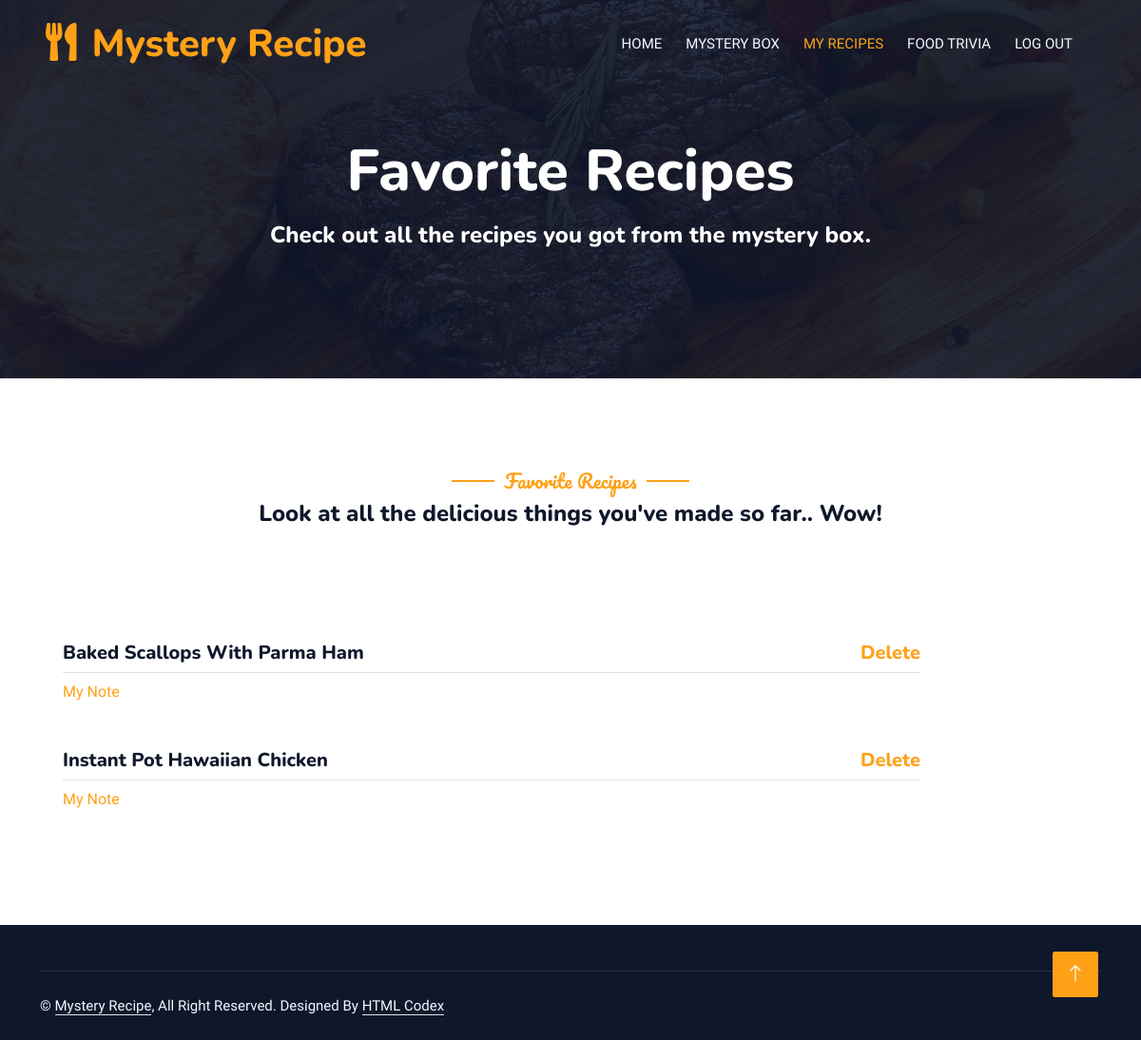
The page /myrecipes (signed in) on the database as committed earlier.
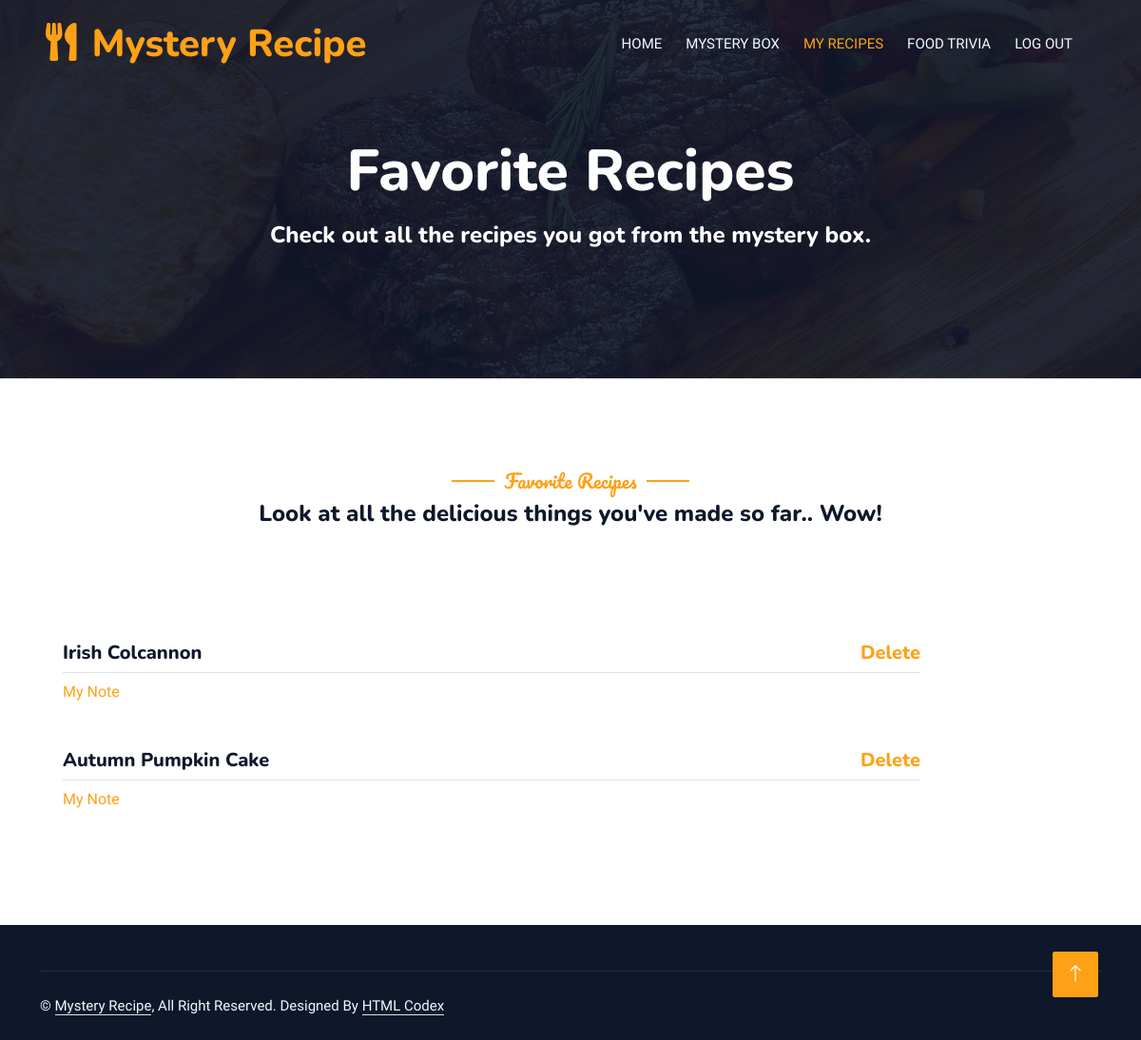
The same page on the database as committed later.
### main.py (models this page shows)
class Recipe(db.Model):
    id = db.Column(db.Integer, primary_key=True)
    recipe_name = db.Column(db.String(100))
    recipe_link = db.Column(db.String(200))
    user_id = db.Column(db.Integer, db.ForeignKey("user.id"))
    recipe_note = db.Column(db.String(500))

### main.py (the view)
@app.route("/myrecipes")
def my_recipes():
    all_recipe_data = Recipe.query.filter(Recipe.user_id == current_user.id).all()
    return render_template('my_recipes.html', all_recipe_data=all_recipe_data)

### main.py (called while the page is built)
@login_manager.user_loader
def load_user(user_id):
    return User.query.get(int(user_id))

### templates/my_recipes.html (shortened to what this page needs)
<!DOCTYPE html>
<html lang="en">
<head>
    <link href="https://cdnjs.cloudflare.com/ajax/libs/font-awesome/5.10.0/css/all.min.css" rel="stylesheet">
    <link href="https://cdn.jsdelivr.net/npm/bootstrap-icons@1.4.1/font/bootstrap-icons.css" rel="stylesheet">
	<link href="{{ url_for('static', filename='lib/animate/animate.min.css') }}" rel="stylesheet">
    <link href="{{ url_for('static', filename='lib/owlcarousel/assets/owl.carousel.min.css') }}" rel="stylesheet">
    <link href="{{ url_for('static', filename='lib/tempusdominus/css/tempusdominus-bootstrap-4.min.css') }}" rel="stylesheet" />
	<link href="{{ url_for('static', filename='css/bootstrap.min.css') }}" rel="stylesheet">
    <link href="{{ url_for('static', filename='css/style.css') }}" rel="stylesheet">
</head>
<body>
    <div class="container-xxl bg-white p-0">
        <div class="container-xxl position-relative p-0">
            <nav class="navbar navbar-expand-lg navbar-dark bg-dark px-4 px-lg-5 py-3 py-lg-0">
                <a href="" class="navbar-brand p-0">
                    <h1 class="text-primary m-0"><i class="fa fa-utensils me-3"></i>Mystery Recipe</h1>
                </a>
                <div class="collapse navbar-collapse" id="navbarCollapse">
                    <div class="navbar-nav ms-auto py-0 pe-4">
                        <a href="{{ url_for('dashboard') }}" class="nav-item nav-link">Home</a>
                        <a href="{{ url_for('random_recipe') }}" class="nav-item nav-link">Mystery Box</a>
                        <a href="{{ url_for('my_recipes') }}" class="nav-item nav-link active">My Recipes</a>
                        <a href="{{ url_for('trivia') }}" class="nav-item nav-link">Food Trivia</a>
                        <a href="{{ url_for('home') }}" class="nav-item nav-link">Log Out</a>
                    </div>
                </div>
            </nav>
            <div class="container-xxl py-5 bg-dark hero-header mb-5">
                <div class="container text-center my-5 pt-5 pb-4">
                    <h1 class="display-3 text-white mb-3 animated slideInDown">Favorite Recipes</h1>
                    <nav aria-label="breadcrumb">
                        <h4 class="text-white mb-3 animated slideInDown">
                            Check out all the recipes you got from the mystery box.
                        </h4>
                    </nav>
                </div>
            </div>
        </div>
        <div class="container-xxl py-5">
            <div class="container">
                <div class="text-center wow fadeInUp" data-wow-delay="0.1s">
                    <h5 class="section-title ff-secondary text-center text-primary fw-normal">Favorite Recipes</h5>
                    <h4 class="mb-4">Look at all the delicious things you've made so far.. Wow!</h4>
                </div>
            </div>
        </div>
        <div class="container-xxl py-5">
            <div class="container">
                <div class="tab-class text-center wow fadeInUp" data-wow-delay="0.1s">
                    <div class="tab-content">
                        <div id="tab-1" class="tab-pane fade show p-0 active">
                            <div class="row g-4">
                                {% for recipe_data in all_recipe_data: %}
                                    <div class="col-lg-10">
                                        <div class="d-flex align-items-center">
                                            <div class="w-100 d-flex flex-column text-start ps-4">
                                                <h5 class="d-flex justify-content-between border-bottom pb-2">
                                                    <a class="text-dark" href="{{ recipe_data.recipe_link }}">{{ recipe_data.recipe_name }}</a>
                                                    <a href="{{ url_for('delete', id=recipe_data.id) }}">Delete</a>
                                                </h5>
                                                <a href="{{ url_for('update', id=recipe_data.id) }}">My Note</a><br>
                                            </div>
                                        </div>
                                    </div>
                                {% endfor %}
                            </div>
                        </div>
                    </div>
                </div>
            </div>
        </div>
        <div class="container-fluid bg-dark text-light footer pt-5 mt-5 wow fadeIn" data-wow-delay="0.1s">
            <div class="container">
                <div class="copyright">
                    <div class="row">
                        <div class="col-md-6 text-center text-md-start mb-3 mb-md-0">
                            &copy; <a class="border-bottom">Mystery Recipe</a>, All Right Reserved.
							Designed By <a class="border-bottom" href="https://htmlcodex.com">HTML Codex</a>
                        </div>
                    </div>
                </div>
            </div>
        </div>
        <a href="#" class="btn btn-lg btn-primary btn-lg-square back-to-top"><i class="bi bi-arrow-up"></i></a>
    </div>
</body>
</html>

### static/css/style.css (style rules this page uses)
:root { --primary: #FEA116; --light: #F1F8FF; --dark: #0F172B; }
.ff-secondary { font-family: 'Pacifico', cursive; }
.back-to-top { position: fixed; display: none; right: 45px; bottom: 45px; z-index: 99; }
.btn { font-family: 'Nunito', sans-serif; font-weight: 500; text-transform: uppercase; transition: .5s; }
.btn.btn-primary, .btn.btn-secondary { color: #FFFFFF; }
.btn-lg-square { width: 48px; height: 48px; }
.btn-square, .btn-sm-square, .btn-lg-square { padding: 0; display: flex; align-items: center; justify-content: center; font-weight: normal; border-radius: 2px; }
.navbar-dark .navbar-nav .nav-link { position: relative; margin-left: 25px; padding: 35px 0; font-size: 15px; color: var(--light) !important; text-transform: uppercase; font-weight: 500; outline: none; transition: .5s; }
.navbar-dark .navbar-nav .nav-link:hover, .navbar-dark .navbar-nav .nav-link.active { color: var(--primary) !important; }
@media (min-width: 992px) { .navbar-dark { position: absolute; width: 100%; top: 0; left: 0; z-index: 999; background: transparent !important; } }
.hero-header { background: linear-gradient(rgba(15, 23, 43, .9), rgba(15, 23, 43, .9)), url(../img/bg-hero.jpg); background-position: center center; background-repeat: no-repeat; background-size: cover; }
.section-title { position: relative; display: inline-block; }
.section-title::before { position: absolute; content: ""; width: 45px; height: 2px; top: 50%; left: -55px; margin-top: -1px; background: var(--primary); }
.section-title::after { position: absolute; content: ""; width: 45px; height: 2px; top: 50%; right: -55px; margin-top: -1px; background: var(--primary); }
.footer .copyright { padding: 25px 0; font-size: 15px; border-top: 1px solid rgba(256, 256, 256, .1); }
.footer .copyright a { color: var(--light); }
.text-dark { color: #0F172B; }

Rows that differ between the two databases and show on the page:
removed Recipe: recipe_name "Baked Scallops With Parma Ham"
removed Recipe: recipe_name "Instant Pot Hawaiian Chicken"
added Recipe: recipe_name "Irish Colcannon"
added Recipe: recipe_name "Autumn Pumpkin Cake"
